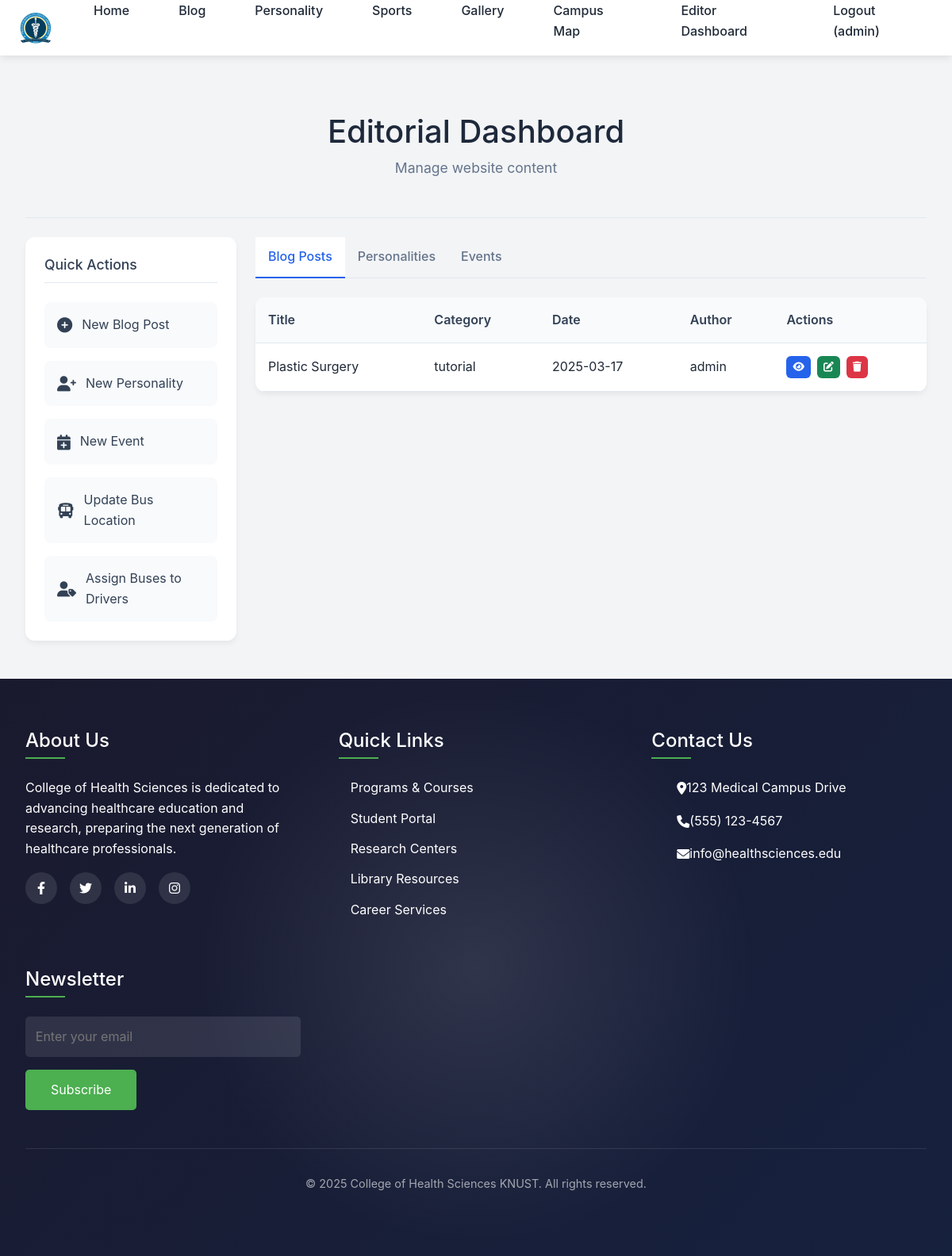
Screenshot of /editor/ (signed in) with the database file from the repository.
### app/models.py (models this page shows, shortened)
class User(db.Model, UserMixin):
    id = db.Column(db.Integer, primary_key=True)
    username = db.Column(db.String(50), unique=True, nullable=False)
    email = db.Column(db.String(120), unique=True, nullable=False)
    password_hash = db.Column(db.String(128), nullable=False)
    role = db.Column(db.String(20), default='student')  # Options: student, admin, editor, driver
    created_at = db.Column(db.DateTime, default=datetime.utcnow)
    posts = db.relationship('BlogPost', backref='author', lazy=True)
    bus_assignments = db.relationship('BusLocation', backref='driver', lazy=True)

class BlogPost(db.Model):
    id = db.Column(db.Integer, primary_key=True)
    title = db.Column(db.String(100), nullable=False)
    content = db.Column(db.Text, nullable=False)
    date_posted = db.Column(db.DateTime, nullable=False, default=datetime.utcnow)
    image_file = db.Column(db.String(20), nullable=True, default='default_blog.jpg')
    category = db.Column(db.String(20), nullable=False)
    excerpt = db.Column(db.String(200))
    read_time = db.Column(db.Integer, default=5)  # estimated reading time in minutes
    user_id = db.Column(db.Integer, db.ForeignKey('user.id'), nullable=False)
    comments = db.relationship('Comment', backref='post', lazy=True, cascade="all, delete-orphan")

### app/routes.py (the view)
@editor.route('/')
@login_required
def dashboard():
    if current_user.role not in ['admin', 'editor']:
        abort(403)
    posts = BlogPost.query.order_by(BlogPost.date_posted.desc()).all()
    events = Event.query.order_by(Event.event_date.desc()).all()
    personalities = PersonalityOfTheWeek.query.order_by(PersonalityOfTheWeek.created_at.desc()).all()
    return render_template('editor.html', posts=posts, events=events, personalities=personalities)

### app/templates/editor.html (shortened to what this page needs)
{% extends "layout.html" %}
{% block styles %}
<link rel="stylesheet" href="{{ url_for('static', filename='css/editor.css') }}">
{% endblock %}
{% block content %}
<div class="container py-5">
    <div class="editor-header mb-4">
        <h1>Editorial Dashboard</h1>
        <p>Manage website content</p>
    </div>
    <div class="row">
        <div class="col-md-3">
            <div class="navigation-menu">
                <h4>Quick Actions</h4>
                <div class="action-buttons">
                    <a href="{{ url_for('editor.new_post') }}" class="action-btn">
                        <i class="fas fa-plus-circle"></i> New Blog Post
                    </a>
                    <a href="{{ url_for('editor.new_potw') }}" class="action-btn">
                        <i class="fas fa-user-plus"></i> New Personality
                    </a>
                    <a href="{{ url_for('editor.new_event') }}" class="action-btn">
                        <i class="fas fa-calendar-plus"></i> New Event
                    </a>
                    {% if current_user.role == 'admin' %}
                    <a href="{{ url_for('editor.update_bus') }}" class="action-btn">
                        <i class="fas fa-bus"></i> Update Bus Location
                    </a>
                    <a href="{{ url_for('editor.assign_bus') }}" class="action-btn">
                        <i class="fas fa-user-tag"></i> Assign Buses to Drivers
                    </a>
                    {% endif %}
                </div>
            </div>
        </div>
        <div class="col-md-9">
            <ul class="nav nav-tabs" id="editorTabs" role="tablist">
                <li class="nav-item" role="presentation">
                    <button class="nav-link active" id="posts-tab" data-bs-toggle="tab" data-bs-target="#posts" type="button" role="tab" aria-controls="posts" aria-selected="true">Blog Posts</button>
                </li>
                <li class="nav-item" role="presentation">
                    <button class="nav-link" id="potw-tab" data-bs-toggle="tab" data-bs-target="#potw" type="button" role="tab" aria-controls="potw" aria-selected="false">Personalities</button>
                </li>
                <li class="nav-item" role="presentation">
                    <button class="nav-link" id="events-tab" data-bs-toggle="tab" data-bs-target="#events" type="button" role="tab" aria-controls="events" aria-selected="false">Events</button>
                </li>
            </ul>
            <div class="tab-content" id="editorTabsContent">
                <div class="tab-pane fade show active" id="posts" role="tabpanel" aria-labelledby="posts-tab">
                    <div class="content-table-wrapper">
                        <table class="data-table">
                            <thead>
                                <tr>
                                    <th>Title</th>
                                    <th>Category</th>
                                    <th>Date</th>
                                    <th>Author</th>
                                    <th>Actions</th>
                                </tr>
                            </thead>
                            <tbody id="postsTableBody">
                                {% for post in posts %}
                                <tr>
                                    <td>{{ post.title }}</td>
                                    <td>{{ post.category }}</td>
                                    <td>{{ post.date_posted.strftime('%Y-%m-%d') }}</td>
                                    <td>{{ post.author.username }}</td>
                                    <td class="actions">
                                        <a href="{{ url_for('blog.post', post_id=post.id) }}" class="btn btn-sm btn-primary">
                                            <i class="fas fa-eye"></i>
                                        </a>
                                        <a href="#" class="btn btn-sm btn-success">
                                            <i class="fas fa-edit"></i>
                                        </a>
                                        <a href="#" class="btn btn-sm btn-danger">
                                            <i class="fas fa-trash"></i>
                                        </a>
                                    </td>
                                </tr>
                                {% else %}
                                <tr>
                                    <td colspan="5" class="text-center">No blog posts available</td>
                                </tr>
                                {% endfor %}
                            </tbody>
                        </table>
                    </div>
                </div>
            </div>
        </div>
    </div>
</div>
{% endblock %}

### app/templates/layout.html (shortened to what this page needs)
<!DOCTYPE html>
<html lang="en">
    <head>
        <link
            href="https://cdn.jsdelivr.net/npm/bootstrap@5.3.3/dist/css/bootstrap.min.css"
            rel="stylesheet">
        <link rel="stylesheet"
            href="https://cdnjs.cloudflare.com/ajax/libs/font-awesome/6.0.0/css/all.min.css">
        <link rel="stylesheet"
            href="{{ url_for('static', filename='css/main.css') }}">
        {% block styles %}{% endblock %}
    </head>
    <body>
        <header class="header">
            <div class="nav-container">
                <a href="{{ url_for('main.home') }}" class="nav-img">
                    <img src="{{ url_for('static', filename='img/logo.jpg') }}"
                        alt="HESA Logo" class="nav-img">
                </a>
                <nav class="nav">
                    <ul>
                        <li class="nav-item">
                            <a href="{{ url_for('main.home') }}"
                                class="nav-link">Home</a>
                        </li>
                        <li class="nav-item">
                            <a href="{{ url_for('blog.index') }}"
                                class="nav-link">Blog</a>
                        </li>
                        <li class="nav-item">
                            <a href="{{ url_for('main.potw') }}"
                                class="nav-link">Personality</a>
                        </li>
                        <li class="nav-item">
                            <a href="{{ url_for('main.sports') }}"
                                class="nav-link">Sports</a>
                        </li>
                        <li class="nav-item">
                            <a href="{{ url_for('main.gallery') }}"
                                class="nav-link">Gallery</a>
                        </li>
                        <li class="nav-item">
                            <a href="{{ url_for('main.map') }}"
                                class="nav-link">Campus Map</a>
                        </li>
                        {% if current_user.is_authenticated and
                        current_user.role in ['admin', 'editor'] %}
                        <li class="nav-item">
                            <a href="{{ url_for('editor.dashboard') }}"
                                class="nav-link">
                                Editor Dashboard
                            </a>
                        </li>
                        {% endif %}
                        {% if current_user.is_authenticated %}
                        <li class="nav-item">
                            <a href="{{ url_for('auth.logout') }}"
                                class="nav-link auth-btn">
                               Logout ({{
                                current_user.username }})
                            </a>
                        </li>
                        {% endif %}
                    </ul>
                </nav>
            </div>
        </header>
        <main>
            {% block content %}{% endblock %}
        </main>
        <footer class="footer">
            <div class="container">
                <div class="footer-content">
                    <div class="footer-section">
                        <h3>About Us</h3>
                        <p>College of Health Sciences is dedicated to advancing
                            healthcare education and research, preparing the
                            next generation of healthcare professionals.</p>
                        <div class="social-links">
                            <a href="#"><i class="fab fa-facebook-f"></i></a>
                            <a href="#"><i class="fab fa-twitter"></i></a>
                            <a href="#"><i class="fab fa-linkedin-in"></i></a>
                            <a href="#"><i class="fab fa-instagram"></i></a>
                        </div>
                    </div>
                    <div class="footer-section">
                        <h3>Quick Links</h3>
                        <div class="quick-links">
                            <a href="#">Programs & Courses</a>
                            <a href="#">Student Portal</a>
                            <a href="#">Research Centers</a>
                            <a href="#">Library Resources</a>
                            <a href="#">Career Services</a>
                        </div>
                    </div>
                    <div class="footer-section">
                        <h3>Contact Us</h3>
                        <ul class="contact-info">
                            <li><i class="fas fa-map-marker-alt"></i> 123
                                Medical Campus Drive</li>
                            <li><i class="fas fa-phone"></i> (555) 123-4567</li>
                            <li><i class="fas fa-envelope"></i>
                                info@healthsciences.edu</li>
                        </ul>
                    </div>
                    <div class="footer-section">
                        <h3>Newsletter</h3>
                        <form class="contact-form">
                            <input type="email" placeholder="Enter your email">
                            <button type="submit">Subscribe</button>
                        </form>
                    </div>
                </div>
                <div class="footer-bottom">
                    <p>&copy; {{ now.year }} College of Health Sciences KNUST.
                        All rights reserved.</p>
                </div>
            </div>
        </footer>
    </body>
</html>

### rows the page displays
User: username "admin"
BlogPost: title "Plastic Surgery", category "tutorial", date_posted "2025-03-17", author.username "admin"
